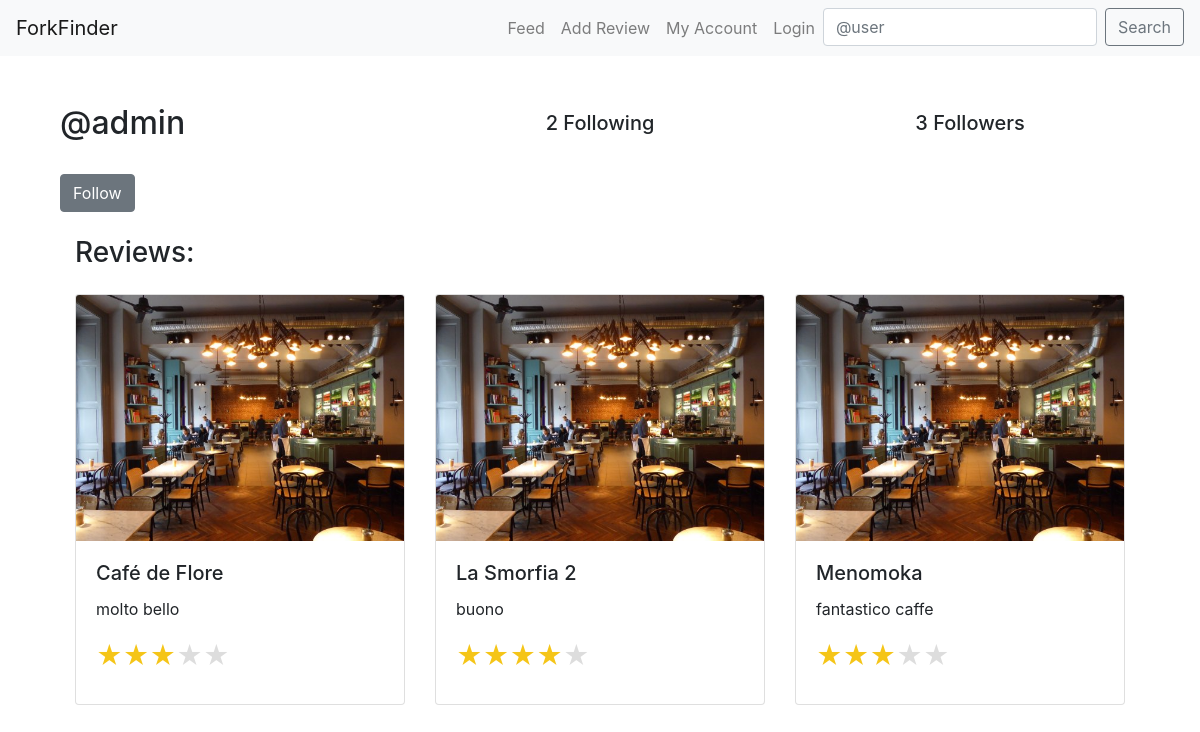
Page /profile/1/ on the committed database.
### core/models.py (models this page shows, shortened)
class Profile(models.Model):
    USER_TYPE_CHOICES = (
        ('regular', 'Regular User'),
        ('critic', 'Culinary Critic'),
        ('admin', 'Admin'),
    )
    user = models.OneToOneField(User, on_delete=models.CASCADE)
    user_type = models.CharField(max_length=20, choices=USER_TYPE_CHOICES, default='regular')
    follows = models.ManyToManyField(
        "self",
        related_name="followed_by",
        symmetrical=False,
        blank=True
    )
    latitude = models.DecimalField(max_digits=9, decimal_places=6, null=True, blank=True)
    longitude = models.DecimalField(max_digits=9, decimal_places=6, null=True, blank=True)
    favorite_reviews = models.ManyToManyField('Review', related_name='favorited_by_profiles', blank=True)

class Review(models.Model):
    user = models.ForeignKey(User, related_name="reviews", on_delete=models.CASCADE)
    restaurant = models.ForeignKey(Restaurant, on_delete=models.CASCADE)
    body = models.CharField(max_length=255)
    rating = models.PositiveSmallIntegerField()
    photo = models.ImageField(upload_to='media/review_photos/')
    is_featured = models.BooleanField(default=False)
    created_at = models.DateTimeField(auto_now_add=True)
    class Meta:
        permissions = [
            ("mark_featured_review", "Can mark a review as featured"),
        ]

class Restaurant(models.Model):
    place_id = models.CharField(max_length=255, unique=True)
    name = models.CharField(max_length=60)
    address = models.CharField(max_length=120)
    longitude = models.CharField(max_length=255)
    latitude = models.CharField(max_length=255)

### core/views.py (the view, shortened to what this page needs)
# urls.py: path("profile/<int:pk>/", profile_view, name="profile"),
def profile_view(request,pk):
    profile = Profile.objects.get(pk=pk)
    return render(request, "profile.html", {"profile": profile})

### templates/profile.html (shortened to what this page needs)
{% extends "base.html" %}
{% block content %}
<div class="container">
    <div class="row align-items-center mb-4">
        <div class="col-md-4">
            <h2>@{{ profile.user.username }}</h2>
        </div>
        <div class="col-md-4 text-center">
            <h5>{{ profile.follows.count }} Following</h5>
        </div>
        <div class="col-md-4 text-center">
            <h5>{{ profile.followed_by.count }} Followers</h5>
        </div>
    </div>
    {% if profile.user != request.user %}
        <form method="post" class="mb-4">
            <div class="btn-group" role="group" aria-label="Basic example">
                {% if profile in user.profile.follows.all %}
                    <button type="button" class="btn btn-secondary" disabled>Following</button>
                    <button type="submit" class="btn btn-secondary" name="follow" value="unfollow">Unfollow</button>
                {% else %}
                    <button type="submit" class="btn btn-secondary" name="follow" value="follow">Follow</button>
                {% endif %}
            </div>
        </form>
    {% endif %}
    <div class="container">
        <h3 class="mb-4">Reviews:</h3>
        <div class="row">
            {% for review in profile.user.reviews.all %}
            <div class="col-md-4 mb-3">
                <div class="card">
                    <img src="{{ review.photo.url }}" class="card-img-top" alt="Restaurant Photo">
                    <div class="card-body">
                        <h5 class="card-title">{{ review.restaurant.name }}</h5>
                        <p class="card-text">{{ review.body }}</p>
                        <p class="card-text">
                            <small class="text-muted">
                                <span class="star-rating">
                                    {% for i in "54321" %}
                                        <label style="color: {% if i|add:0 <= review.rating %}#f5c518{% else %}#ddd{% endif %};">&#9733;</label>
                                    {% endfor %}
                                </span>
                            </small>
                        </p>
                    </div>
                </div>
            </div>
            {% endfor %}
        </div>
    </div>
</div>
{% endblock %}

### templates/base.html (style rules this page uses)
.star-rating { display: flex; flex-direction: row-reverse; justify-content: flex-end; }
.star-rating label { font-size: 2em; color: #ddd; cursor: pointer; }

### rows in the picture
Profile: user.username "admin", follows.count "2", followed_by.count "3"
Review: photo (picture), restaurant.name "Café de Flore", body "molto bello"
Review: photo (picture), restaurant.name "La Smorfia 2", body "buono"
Review: photo (picture), restaurant.name "Menomoka", body "fantastico caffe"
